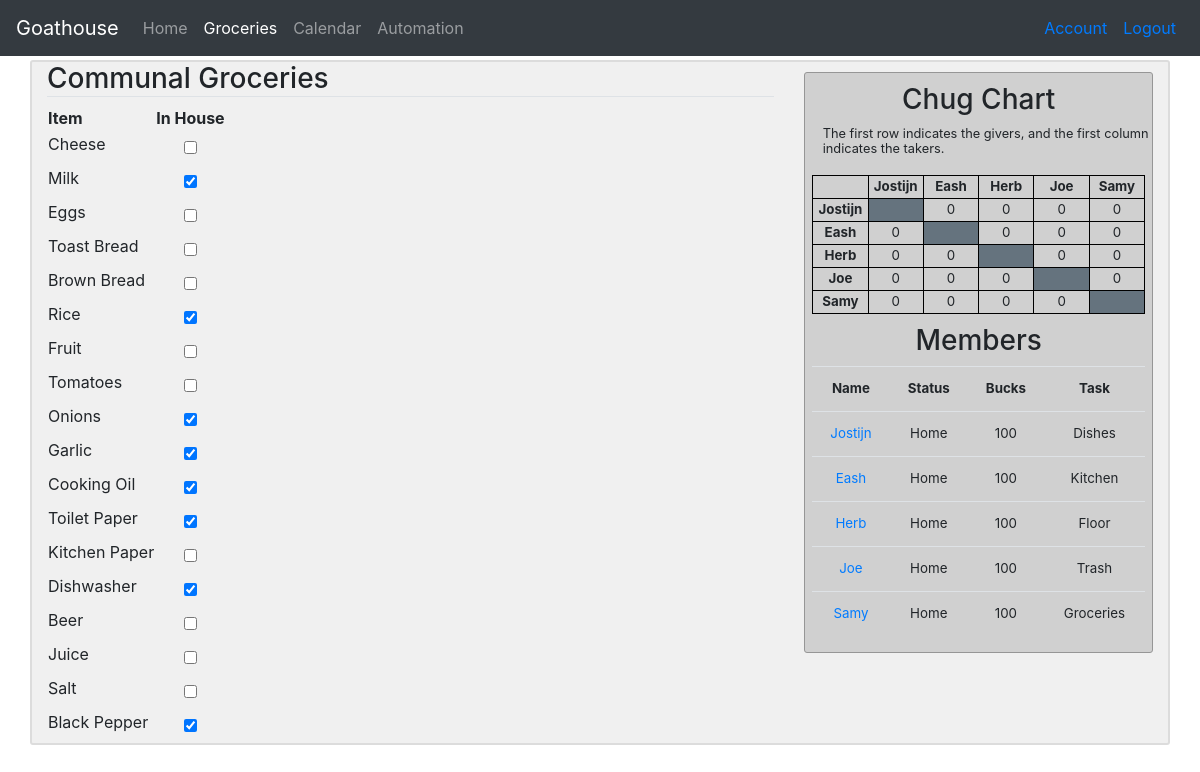
/groceries (signed in), run on an earlier commit of the app's database.
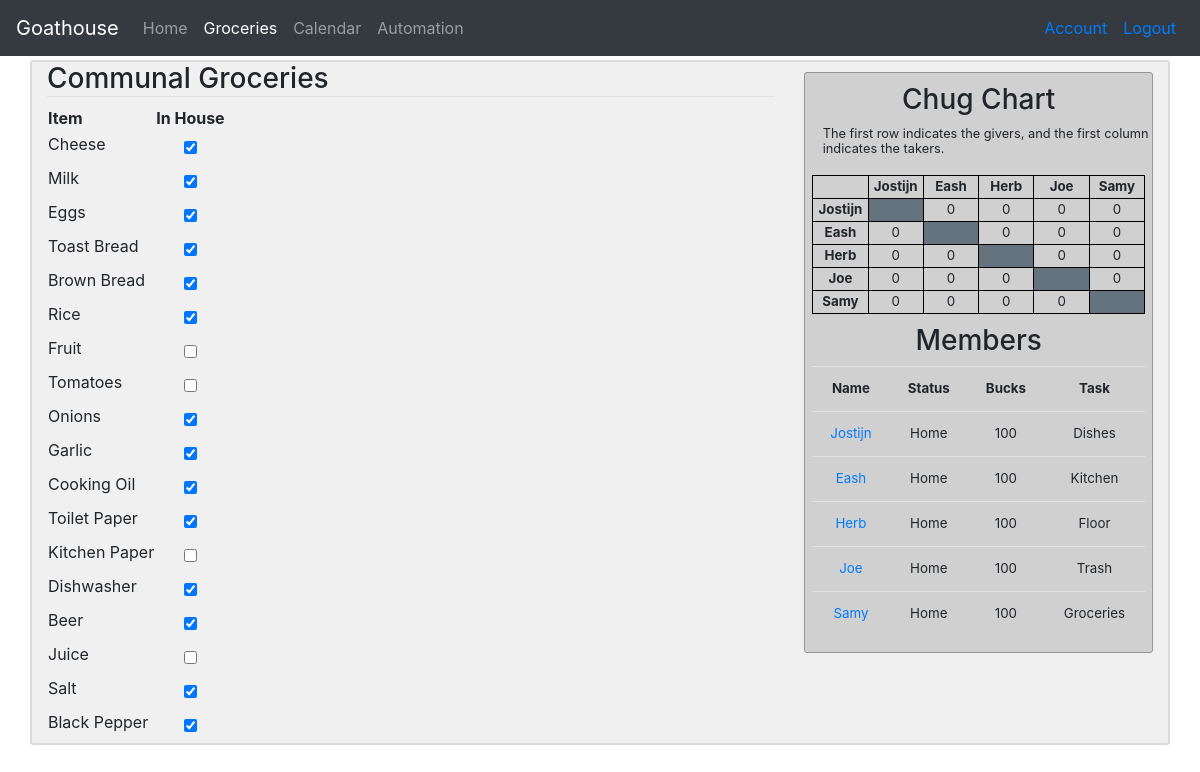
And on a later commit of the database.
### G_app/models.py (models this page shows, shortened)
class Groceries(db.Model):
    id = db.Column(db.Integer, primary_key = True)
    name = db.Column(db.String(100), nullable=False)
    in_house = db.Column(db.Boolean, nullable=False, default=True)

### G_app/routes.py (the view)
@app.route("/groceries")
@login_required
def groceries():
    members = member_ls()
    chug = chug_matrix()
    groceries = Groceries.query.all()
    return render_template('groceries.html', members=members, chug=chug, groceries=groceries)

### G_app/models.py (called while the page is built)
@login_manager.user_loader
def load_user(user_id):
    return User.query.get(int(user_id))

### G_app/routes.py (called while the page is built)
def member_ls():
    members = []
    users = User.query.all()
    for user in users:
        if user.username != 'admin':
            user_dict = {
                'username': user.username,
                'name': user.name,
                'task': user.task,
                'bucks': user.bucks,
                'status': user.status
            }
            members.append(user_dict)
    return members

def chug_matrix():
    matrix = [
        [None, 0, 0, 0, 0],
        [0, None, 0, 0, 0],
        [0, 0, None, 0, 0],
        [0, 0, 0, None, 0],
        [0, 0, 0, 0, None]
    ]
    chugs_to_be_taken = Chug.query.filter_by(taken=False).all()
    for chug in chugs_to_be_taken:
        matrix[chug.id_taker - 1][chug.id_giver - 1] += 1
    return matrix

### G_app/templates/groceries.html (shortened to what this page needs)
{% extends "layout.html" %}
  {% block groceries_active %}
    "nav-item active"
  {% endblock %}
  {% block content %}
    <h3 class="border-bottom">Communal Groceries</h3>
    <table id="groceries">
      <tr>
        <th id="groceries">Item</th>
        <th id="groceries">In House</th>
      </tr>
      {% for item in groceries %}
        <tr>
          <td id="groceries"><label for="{{ item.id }}">{{ item.name }}</label></td>
          <td align="center">
            <input type="checkbox" id="{{ item.id }}" onchange="update_groceries({{ item.id }}, '{{ item.in_house }}')" {{ "checked" if item.in_house }}>
          </td>
        </tr>
      {% endfor %}
    </table>
  {% endblock %}

What changed in the data, as far as the page shows it:
changed Groceries "Cheese": id "☐" → "☑"
changed Groceries "Eggs": id "☐" → "☑"
changed Groceries "Toast Bread": id "☐" → "☑"
changed Groceries "Brown Bread": id "☐" → "☑"
changed Groceries "Beer": id "☐" → "☑"
changed Groceries "Salt": id "☐" → "☑"
